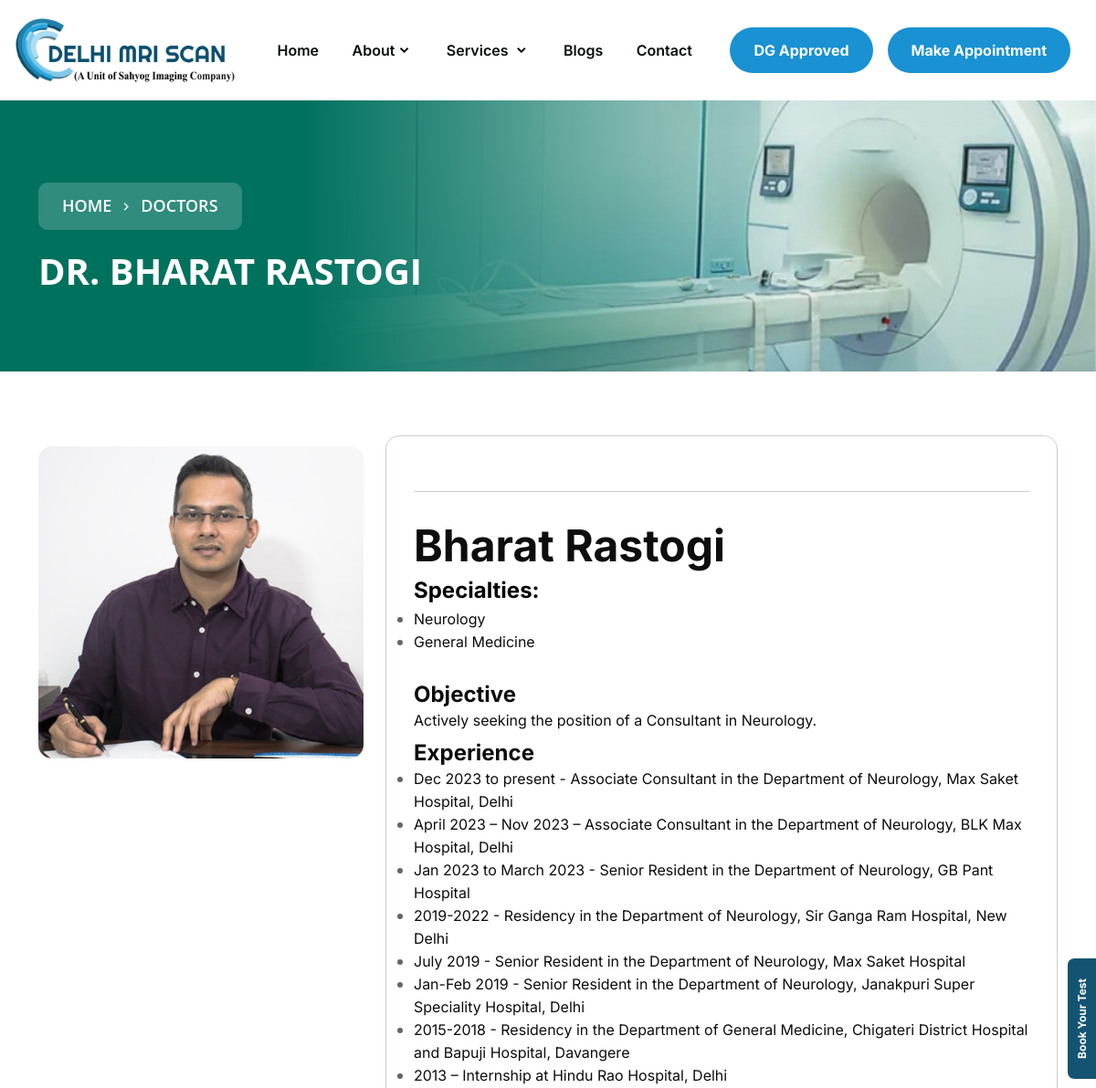
Page /teams-details.php?doctor_url=dr_bharat (upper part) on the earlier database version.
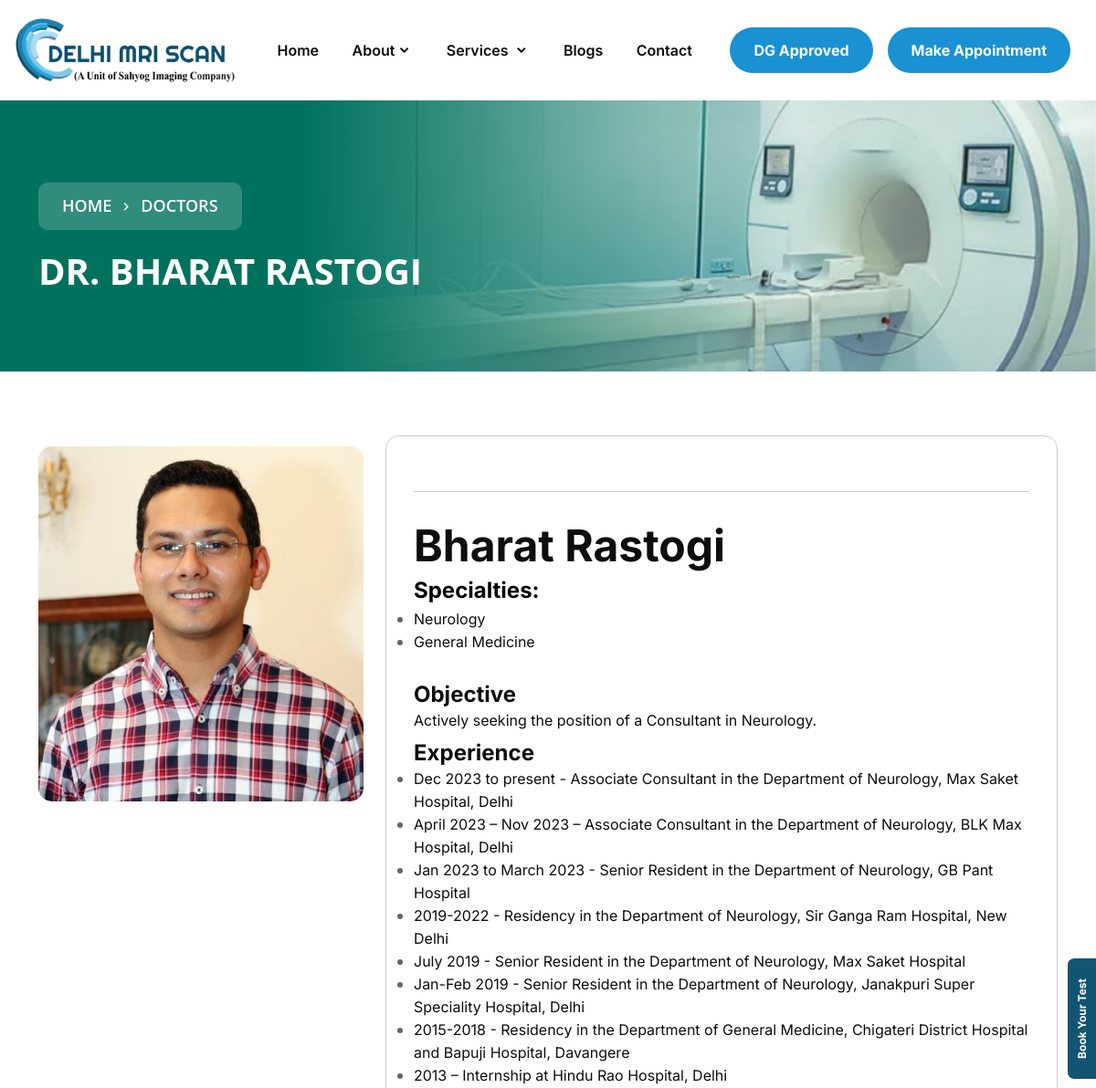
Same page on the later database version.
### tables this page shows
CREATE TABLE `doctors` (
  `id` int(11) NOT NULL,
  `title` text NOT NULL,
  `department` text NOT NULL,
  `image` text NOT NULL,
  `description` text NOT NULL,
  `doctor_url` text NOT NULL,
  `meta_title` text NOT NULL,
  `meta_desc` text NOT NULL,
  `meta_keyword` text NOT NULL,
  `status` int(11) NOT NULL DEFAULT current_timestamp()
);

### teams-details.php (the view, shortened to what this page needs)
<!DOCTYPE html>
<html lang="en" dir="lrt">
<head>
  <?php
  include('include/connect.php');
  $doctor_url = $_GET['doctor_url'];
  $sql = "SELECT * FROM `doctors` WHERE `doctor_url`='$doctor_url'";
  $result = mysqli_query($con, $sql);
  $row = mysqli_fetch_assoc($result);
  ?>
  <link rel="stylesheet" type="text/css" href="assets/css/bootstrap-5.3.0.min.css">
  <link rel="stylesheet" type="text/css" href="assets/css/remixicon.css">
  <link rel="stylesheet" type="text/css" href="assets/css/plugin.css">
  <link rel="stylesheet" type="text/css" href="assets/css/main-style.css">
</head>
<body>
  <?php include('include/header.php') ?>
  <main>
    <section class="breadcrumb-section breadcrumb-bg">
      <div class="container">
        <div class="breadcrumb-text">
          <nav aria-label="breadcrumb" class="breadcrumb-nav wow fadeInUp" data-wow-delay="0.0s">
            <ul class="breadcrumb listing">
              <li class="breadcrumb-item single-list"><a href="index.php" class="single">Home</a></li>
              <li class="breadcrumb-item single-list" aria-current="page"><a href="team.php" class="single">Doctors</a></li>
            </ul>
          </nav>
          <h1 class="title wow fadeInUp" data-wow-delay="0.1s"><?php echo $row['title'];?></h1>
        </div>
      </div>
    </section>
    <section class="volunteer-details top-bottom-padding2">
      <div class="container">
        <div class="row gy-24">
          <div class="col-xl-4 col-md-5 col-lg-5">
            <div class="volunteer-img">
              <img src="uploads/doctors/<?php echo $row['image']; ?>" alt="image">
            </div>
          </div>
          <div class="col-xl-8 col-md-7 col-lg-7">
            <div class="volunteer-info-card">
              <div class="divider"></div>
              <p class="pera"><?php echo $row['description'];?></p>
            </div>
          </div>
        </div>
      </div>
    </section>
  </main>
  <?php include('include/footer.php') ?>
</body>
</html>

Differences in the rows shown:
changed doctors "DR. BHARAT RASTOGI": image: a different picture
